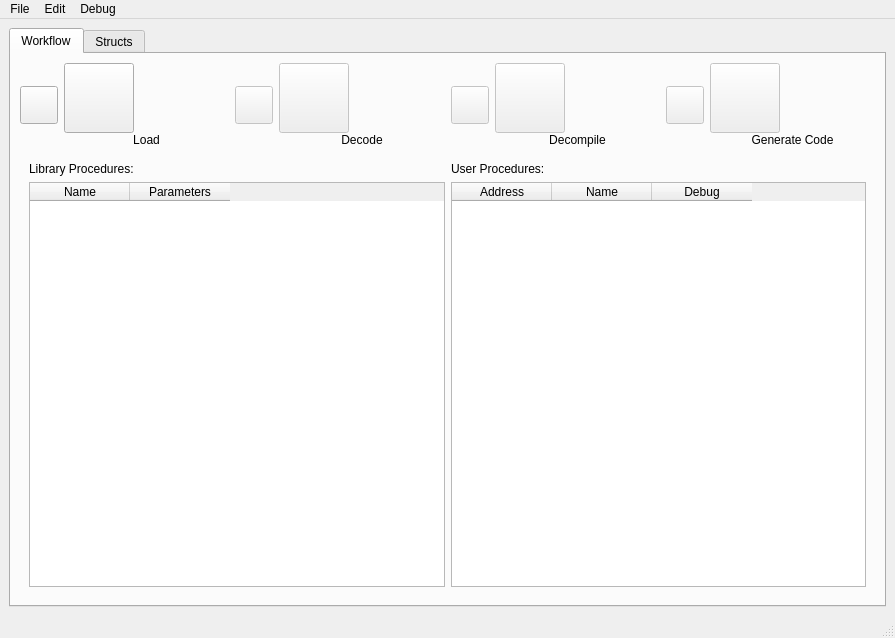
<ui version="4.0" >
 <author></author>
 <comment></comment>
 <exportmacro></exportmacro>
 <class>MainWindow</class>
 <widget class="QMainWindow" name="MainWindow" >
  <property name="geometry" >
   <rect>
    <x>0</x>
    <y>0</y>
    <width>895</width>
    <height>638</height>
   </rect>
  </property>
  <property name="windowTitle" >
   <string>MainWindow</string>
  </property>
  <widget class="QWidget" name="centralwidget" >
   <layout class="QHBoxLayout" >
    <property name="margin" >
     <number>9</number>
    </property>
    <property name="spacing" >
     <number>6</number>
    </property>
    <item>
     <widget class="QTabWidget" name="tabWidget" >
      <property name="sizePolicy" >
       <sizepolicy>
        <hsizetype>7</hsizetype>
        <vsizetype>7</vsizetype>
        <horstretch>0</horstretch>
        <verstretch>0</verstretch>
       </sizepolicy>
      </property>
      <widget class="QWidget" name="tab" >
       <attribute name="title" >
        <string>Workflow</string>
       </attribute>
       <layout class="QVBoxLayout" >
        <property name="margin" >
         <number>9</number>
        </property>
        <property name="spacing" >
         <number>6</number>
        </property>
        <item>
         <layout class="QVBoxLayout" >
          <property name="margin" >
           <number>0</number>
          </property>
          <property name="spacing" >
           <number>6</number>
          </property>
          <item>
           <layout class="QHBoxLayout" >
            <property name="margin" >
             <number>0</number>
            </property>
            <property name="spacing" >
             <number>6</number>
            </property>
            <item>
             <widget class="QPushButton" name="toLoadButton" >
              <property name="sizePolicy" >
               <sizepolicy>
                <hsizetype>0</hsizetype>
                <vsizetype>0</vsizetype>
                <horstretch>0</horstretch>
                <verstretch>0</verstretch>
               </sizepolicy>
              </property>
              <property name="minimumSize" >
               <size>
                <width>38</width>
                <height>38</height>
               </size>
              </property>
              <property name="maximumSize" >
               <size>
                <width>38</width>
                <height>38</height>
               </size>
              </property>
              <property name="text" >
               <string/>
              </property>
              <property name="icon" >
               <iconset>rarrow.bmp</iconset>
              </property>
              <property name="iconSize" >
               <size>
                <width>32</width>
                <height>32</height>
               </size>
              </property>
             </widget>
            </item>
            <item>
             <layout class="QVBoxLayout" >
              <property name="margin" >
               <number>0</number>
              </property>
              <property name="spacing" >
               <number>0</number>
              </property>
              <item>
               <widget class="QPushButton" name="loadButton" >
                <property name="enabled" >
                 <bool>true</bool>
                </property>
                <property name="sizePolicy" >
                 <sizepolicy>
                  <hsizetype>0</hsizetype>
                  <vsizetype>0</vsizetype>
                  <horstretch>0</horstretch>
                  <verstretch>0</verstretch>
                 </sizepolicy>
                </property>
                <property name="minimumSize" >
                 <size>
                  <width>70</width>
                  <height>70</height>
                 </size>
                </property>
                <property name="maximumSize" >
                 <size>
                  <width>70</width>
                  <height>70</height>
                 </size>
                </property>
                <property name="text" >
                 <string/>
                </property>
                <property name="icon" >
                 <iconset>load1.bmp</iconset>
                </property>
                <property name="iconSize" >
                 <size>
                  <width>64</width>
                  <height>64</height>
                 </size>
                </property>
               </widget>
              </item>
              <item>
               <widget class="QLabel" name="label" >
                <property name="text" >
                 <string>Load</string>
                </property>
                <property name="alignment" >
                 <set>Qt::AlignCenter</set>
                </property>
               </widget>
              </item>
             </layout>
            </item>
            <item>
             <widget class="QPushButton" name="toDecodeButton" >
              <property name="enabled" >
               <bool>false</bool>
              </property>
              <property name="sizePolicy" >
               <sizepolicy>
                <hsizetype>0</hsizetype>
                <vsizetype>0</vsizetype>
                <horstretch>0</horstretch>
                <verstretch>0</verstretch>
               </sizepolicy>
              </property>
              <property name="minimumSize" >
               <size>
                <width>38</width>
                <height>38</height>
               </size>
              </property>
              <property name="maximumSize" >
               <size>
                <width>38</width>
                <height>38</height>
               </size>
              </property>
              <property name="text" >
               <string/>
              </property>
              <property name="icon" >
               <iconset>rarrow.bmp</iconset>
              </property>
              <property name="iconSize" >
               <size>
                <width>32</width>
                <height>32</height>
               </size>
              </property>
             </widget>
            </item>
            <item>
             <layout class="QVBoxLayout" >
              <property name="margin" >
               <number>0</number>
              </property>
              <property name="spacing" >
               <number>0</number>
              </property>
              <item>
               <widget class="QPushButton" name="decodeButton" >
                <property name="enabled" >
                 <bool>false</bool>
                </property>
                <property name="sizePolicy" >
                 <sizepolicy>
                  <hsizetype>0</hsizetype>
                  <vsizetype>0</vsizetype>
                  <horstretch>0</horstretch>
                  <verstretch>0</verstretch>
                 </sizepolicy>
                </property>
                <property name="minimumSize" >
                 <size>
                  <width>70</width>
                  <height>70</height>
                 </size>
                </property>
                <property name="maximumSize" >
                 <size>
                  <width>70</width>
                  <height>70</height>
                 </size>
                </property>
                <property name="text" >
                 <string/>
                </property>
                <property name="icon" >
                 <iconset>decode.bmp</iconset>
                </property>
                <property name="iconSize" >
                 <size>
                  <width>64</width>
                  <height>64</height>
                 </size>
                </property>
               </widget>
              </item>
              <item>
               <widget class="QLabel" name="label_2" >
                <property name="text" >
                 <string>Decode</string>
                </property>
                <property name="alignment" >
                 <set>Qt::AlignCenter</set>
                </property>
               </widget>
              </item>
             </layout>
            </item>
            <item>
             <widget class="QPushButton" name="toDecompileButton" >
              <property name="enabled" >
               <bool>false</bool>
              </property>
              <property name="sizePolicy" >
               <sizepolicy>
                <hsizetype>0</hsizetype>
                <vsizetype>0</vsizetype>
                <horstretch>0</horstretch>
                <verstretch>0</verstretch>
               </sizepolicy>
              </property>
              <property name="maximumSize" >
               <size>
                <width>38</width>
                <height>38</height>
               </size>
              </property>
              <property name="text" >
               <string/>
              </property>
              <property name="icon" >
               <iconset>rarrow.bmp</iconset>
              </property>
              <property name="iconSize" >
               <size>
                <width>32</width>
                <height>32</height>
               </size>
              </property>
             </widget>
            </item>
            <item>
             <layout class="QVBoxLayout" >
              <property name="margin" >
               <number>0</number>
              </property>
              <property name="spacing" >
               <number>0</number>
              </property>
              <item>
               <widget class="QPushButton" name="decompileButton" >
                <property name="enabled" >
                 <bool>false</bool>
                </property>
                <property name="sizePolicy" >
                 <sizepolicy>
                  <hsizetype>0</hsizetype>
                  <vsizetype>0</vsizetype>
                  <horstretch>0</horstretch>
                  <verstretch>0</verstretch>
                 </sizepolicy>
                </property>
                <property name="minimumSize" >
                 <size>
                  <width>70</width>
                  <height>70</height>
                 </size>
                </property>
                <property name="maximumSize" >
                 <size>
                  <width>70</width>
                  <height>70</height>
                 </size>
                </property>
                <property name="text" >
                 <string/>
                </property>
                <property name="icon" >
                 <iconset>decompile.bmp</iconset>
                </property>
                <property name="iconSize" >
                 <size>
                  <width>64</width>
                  <height>64</height>
                 </size>
                </property>
               </widget>
              </item>
              <item>
               <widget class="QLabel" name="label_3" >
                <property name="text" >
                 <string>Decompile</string>
                </property>
                <property name="alignment" >
                 <set>Qt::AlignCenter</set>
                </property>
               </widget>
              </item>
             </layout>
            </item>
            <item>
             <widget class="QPushButton" name="toGenerateCodeButton" >
              <property name="enabled" >
               <bool>false</bool>
              </property>
              <property name="sizePolicy" >
               <sizepolicy>
                <hsizetype>0</hsizetype>
                <vsizetype>0</vsizetype>
                <horstretch>0</horstretch>
                <verstretch>0</verstretch>
               </sizepolicy>
              </property>
              <property name="minimumSize" >
               <size>
                <width>38</width>
                <height>38</height>
               </size>
              </property>
              <property name="maximumSize" >
               <size>
                <width>38</width>
                <height>38</height>
               </size>
              </property>
              <property name="text" >
               <string/>
              </property>
              <property name="icon" >
               <iconset>rarrow.bmp</iconset>
              </property>
              <property name="iconSize" >
               <size>
                <width>32</width>
                <height>32</height>
               </size>
              </property>
             </widget>
            </item>
            <item>
             <layout class="QVBoxLayout" >
              <property name="margin" >
               <number>0</number>
              </property>
              <property name="spacing" >
               <number>0</number>
              </property>
              <item>
               <widget class="QPushButton" name="generateCodeButton" >
                <property name="enabled" >
                 <bool>false</bool>
                </property>
                <property name="sizePolicy" >
                 <sizepolicy>
                  <hsizetype>0</hsizetype>
                  <vsizetype>0</vsizetype>
                  <horstretch>0</horstretch>
                  <verstretch>0</verstretch>
                 </sizepolicy>
                </property>
                <property name="minimumSize" >
                 <size>
                  <width>70</width>
                  <height>70</height>
                 </size>
                </property>
                <property name="maximumSize" >
                 <size>
                  <width>70</width>
                  <height>70</height>
                 </size>
                </property>
                <property name="text" >
                 <string/>
                </property>
                <property name="icon" >
                 <iconset>gencode.bmp</iconset>
                </property>
                <property name="iconSize" >
                 <size>
                  <width>64</width>
                  <height>64</height>
                 </size>
                </property>
               </widget>
              </item>
              <item>
               <widget class="QLabel" name="label_4" >
                <property name="text" >
                 <string>Generate Code</string>
                </property>
                <property name="alignment" >
                 <set>Qt::AlignCenter</set>
                </property>
                <property name="wordWrap" >
                 <bool>true</bool>
                </property>
               </widget>
              </item>
             </layout>
            </item>
           </layout>
          </item>
         </layout>
        </item>
        <item>
         <widget class="QStackedWidget" name="stackedWidget" >
          <property name="currentIndex" >
           <number>2</number>
          </property>
          <widget class="QWidget" name="start" >
           <layout class="QVBoxLayout" >
            <property name="margin" >
             <number>9</number>
            </property>
            <property name="spacing" >
             <number>6</number>
            </property>
            <item>
             <layout class="QHBoxLayout" >
              <property name="margin" >
               <number>0</number>
              </property>
              <property name="spacing" >
               <number>6</number>
              </property>
              <item>
               <widget class="QLabel" name="label_5" >
                <property name="text" >
                 <string>Input file:</string>
                </property>
               </widget>
              </item>
              <item>
               <widget class="QComboBox" name="inputFileComboBox" >
                <property name="sizePolicy" >
                 <sizepolicy>
                  <hsizetype>7</hsizetype>
                  <vsizetype>0</vsizetype>
                  <horstretch>0</horstretch>
                  <verstretch>0</verstretch>
                 </sizepolicy>
                </property>
                <property name="editable" >
                 <bool>true</bool>
                </property>
               </widget>
              </item>
              <item>
               <widget class="QPushButton" name="inputFileBrowseButton" >
                <property name="minimumSize" >
                 <size>
                  <width>75</width>
                  <height>23</height>
                 </size>
                </property>
                <property name="maximumSize" >
                 <size>
                  <width>75</width>
                  <height>23</height>
                 </size>
                </property>
                <property name="text" >
                 <string>Browse</string>
                </property>
               </widget>
              </item>
             </layout>
            </item>
            <item>
             <layout class="QHBoxLayout" >
              <property name="margin" >
               <number>0</number>
              </property>
              <property name="spacing" >
               <number>6</number>
              </property>
              <item>
               <widget class="QLabel" name="label_8" >
                <property name="text" >
                 <string>Output path:</string>
                </property>
               </widget>
              </item>
              <item>
               <widget class="QComboBox" name="outputPathComboBox" >
                <property name="sizePolicy" >
                 <sizepolicy>
                  <hsizetype>7</hsizetype>
                  <vsizetype>0</vsizetype>
                  <horstretch>0</horstretch>
                  <verstretch>0</verstretch>
                 </sizepolicy>
                </property>
                <property name="editable" >
                 <bool>true</bool>
                </property>
                <item>
                 <property name="text" >
                  <string>./output</string>
                 </property>
                </item>
               </widget>
              </item>
              <item>
               <widget class="QPushButton" name="outputPathBrowseButton" >
                <property name="minimumSize" >
                 <size>
                  <width>75</width>
                  <height>23</height>
                 </size>
                </property>
                <property name="maximumSize" >
                 <size>
                  <width>75</width>
                  <height>23</height>
                 </size>
                </property>
                <property name="text" >
                 <string>Browse</string>
                </property>
               </widget>
              </item>
             </layout>
            </item>
            <item>
             <widget class="QCheckBox" name="enableDebugCheckBox" >
              <property name="text" >
               <string>Enable Debugging</string>
              </property>
             </widget>
            </item>
            <item>
             <spacer>
              <property name="orientation" >
               <enum>Qt::Vertical</enum>
              </property>
              <property name="sizeHint" >
               <size>
                <width>20</width>
                <height>40</height>
               </size>
              </property>
             </spacer>
            </item>
           </layout>
          </widget>
          <widget class="QWidget" name="load" >
           <layout class="QVBoxLayout" >
            <property name="margin" >
             <number>9</number>
            </property>
            <property name="spacing" >
             <number>6</number>
            </property>
            <item>
             <layout class="QHBoxLayout" >
              <property name="margin" >
               <number>0</number>
              </property>
              <property name="spacing" >
               <number>6</number>
              </property>
              <item>
               <widget class="QLabel" name="label_10" >
                <property name="text" >
                 <string>Source architecture is</string>
                </property>
               </widget>
              </item>
              <item>
               <widget class="QLabel" name="machineTypeLabel" >
                <property name="text" >
                 <string>&lt;machine type></string>
                </property>
               </widget>
              </item>
              <item>
               <spacer>
                <property name="orientation" >
                 <enum>Qt::Horizontal</enum>
                </property>
                <property name="sizeHint" >
                 <size>
                  <width>40</width>
                  <height>20</height>
                 </size>
                </property>
               </spacer>
              </item>
             </layout>
            </item>
            <item>
             <layout class="QHBoxLayout" >
              <property name="margin" >
               <number>0</number>
              </property>
              <property name="spacing" >
               <number>6</number>
              </property>
              <item>
               <layout class="QVBoxLayout" >
                <property name="margin" >
                 <number>0</number>
                </property>
                <property name="spacing" >
                 <number>6</number>
                </property>
                <item>
                 <layout class="QHBoxLayout" >
                  <property name="margin" >
                   <number>0</number>
                  </property>
                  <property name="spacing" >
                   <number>6</number>
                  </property>
                  <item>
                   <widget class="QLabel" name="label_12" >
                    <property name="text" >
                     <string>Found entrypoints:</string>
                    </property>
                   </widget>
                  </item>
                  <item>
                   <spacer>
                    <property name="orientation" >
                     <enum>Qt::Horizontal</enum>
                    </property>
                    <property name="sizeHint" >
                     <size>
                      <width>40</width>
                      <height>20</height>
                     </size>
                    </property>
                   </spacer>
                  </item>
                 </layout>
                </item>
                <item>
                 <widget class="QTableWidget" name="entrypoints" >
                  <property name="showGrid" >
                   <bool>false</bool>
                  </property>
                  <column>
                   <property name="text" >
                    <string>Address</string>
                   </property>
                  </column>
                  <column>
                   <property name="text" >
                    <string>Name</string>
                   </property>
                  </column>
                 </widget>
                </item>
                <item>
                 <layout class="QHBoxLayout" >
                  <property name="margin" >
                   <number>0</number>
                  </property>
                  <property name="spacing" >
                   <number>6</number>
                  </property>
                  <item>
                   <widget class="QLineEdit" name="addressEdit" >
                    <property name="sizePolicy" >
                     <sizepolicy>
                      <hsizetype>0</hsizetype>
                      <vsizetype>0</vsizetype>
                      <horstretch>0</horstretch>
                      <verstretch>0</verstretch>
                     </sizepolicy>
                    </property>
                   </widget>
                  </item>
                  <item>
                   <widget class="QLineEdit" name="nameEdit" />
                  </item>
                  <item>
                   <widget class="QPushButton" name="AddButton" >
                    <property name="enabled" >
                     <bool>false</bool>
                    </property>
                    <property name="maximumSize" >
                     <size>
                      <width>51</width>
                      <height>16777215</height>
                     </size>
                    </property>
                    <property name="text" >
                     <string>Add</string>
                    </property>
                   </widget>
                  </item>
                  <item>
                   <widget class="QPushButton" name="removeButton" >
                    <property name="enabled" >
                     <bool>false</bool>
                    </property>
                    <property name="maximumSize" >
                     <size>
                      <width>71</width>
                      <height>16777215</height>
                     </size>
                    </property>
                    <property name="text" >
                     <string>Remove</string>
                    </property>
                   </widget>
                  </item>
                 </layout>
                </item>
               </layout>
              </item>
              <item>
               <layout class="QVBoxLayout" >
                <property name="margin" >
                 <number>0</number>
                </property>
                <property name="spacing" >
                 <number>6</number>
                </property>
                <item>
                 <layout class="QHBoxLayout" >
                  <property name="margin" >
                   <number>0</number>
                  </property>
                  <property name="spacing" >
                   <number>6</number>
                  </property>
                  <item>
                   <widget class="QLabel" name="label_11" >
                    <property name="text" >
                     <string>Sections:</string>
                    </property>
                   </widget>
                  </item>
                  <item>
                   <spacer>
                    <property name="orientation" >
                     <enum>Qt::Horizontal</enum>
                    </property>
                    <property name="sizeHint" >
                     <size>
                      <width>40</width>
                      <height>20</height>
                     </size>
                    </property>
                   </spacer>
                  </item>
                 </layout>
                </item>
                <item>
                 <widget class="QTableWidget" name="sections" >
                  <property name="showGrid" >
                   <bool>false</bool>
                  </property>
                  <column>
                   <property name="text" >
                    <string>Name</string>
                   </property>
                  </column>
                  <column>
                   <property name="text" >
                    <string>Start</string>
                   </property>
                  </column>
                  <column>
                   <property name="text" >
                    <string>End</string>
                   </property>
                  </column>
                 </widget>
                </item>
               </layout>
              </item>
             </layout>
            </item>
           </layout>
          </widget>
          <widget class="QWidget" name="decode" >
           <layout class="QVBoxLayout" >
            <property name="margin" >
             <number>9</number>
            </property>
            <property name="spacing" >
             <number>6</number>
            </property>
            <item>
             <layout class="QHBoxLayout" >
              <property name="margin" >
               <number>0</number>
              </property>
              <property name="spacing" >
               <number>6</number>
              </property>
              <item>
               <layout class="QVBoxLayout" >
                <property name="margin" >
                 <number>0</number>
                </property>
                <property name="spacing" >
                 <number>6</number>
                </property>
                <item>
                 <widget class="QLabel" name="label_7" >
                  <property name="text" >
                   <string>Library Procedures:</string>
                  </property>
                 </widget>
                </item>
                <item>
                 <widget class="QTableWidget" name="libProcs" >
                  <property name="editTriggers" >
                   <set>QAbstractItemView::NoEditTriggers</set>
                  </property>
                  <property name="selectionMode" >
                   <enum>QAbstractItemView::SingleSelection</enum>
                  </property>
                  <property name="selectionBehavior" >
                   <enum>QAbstractItemView::SelectRows</enum>
                  </property>
                  <property name="showGrid" >
                   <bool>false</bool>
                  </property>
                  <property name="sortingEnabled" >
                   <bool>true</bool>
                  </property>
                  <column>
                   <property name="text" >
                    <string>Name</string>
                   </property>
                  </column>
                  <column>
                   <property name="text" >
                    <string>Parameters</string>
                   </property>
                  </column>
                 </widget>
                </item>
               </layout>
              </item>
              <item>
               <layout class="QVBoxLayout" >
                <property name="margin" >
                 <number>0</number>
                </property>
                <property name="spacing" >
                 <number>6</number>
                </property>
                <item>
                 <widget class="QLabel" name="label_6" >
                  <property name="text" >
                   <string>User Procedures:</string>
                  </property>
                 </widget>
                </item>
                <item>
                 <widget class="QTableWidget" name="userProcs" >
                  <property name="editTriggers" >
                   <set>QAbstractItemView::AnyKeyPressed|QAbstractItemView::DoubleClicked|QAbstractItemView::EditKeyPressed|QAbstractItemView::NoEditTriggers</set>
                  </property>
                  <property name="showGrid" >
                   <bool>false</bool>
                  </property>
                  <property name="columnCount" >
                   <number>3</number>
                  </property>
                  <property name="sortingEnabled" >
                   <bool>true</bool>
                  </property>
                  <column>
                   <property name="text" >
                    <string>Address</string>
                   </property>
                  </column>
                  <column>
                   <property name="text" >
                    <string>Name</string>
                   </property>
                  </column>
                  <column>
                   <property name="text" >
                    <string>Debug</string>
                   </property>
                  </column>
                 </widget>
                </item>
               </layout>
              </item>
             </layout>
            </item>
           </layout>
          </widget>
          <widget class="QWidget" name="Decompile" >
           <layout class="QVBoxLayout" >
            <property name="margin" >
             <number>9</number>
            </property>
            <property name="spacing" >
             <number>6</number>
            </property>
            <item>
             <layout class="QHBoxLayout" >
              <property name="margin" >
               <number>0</number>
              </property>
              <property name="spacing" >
               <number>6</number>
              </property>
              <item>
               <widget class="QLabel" name="label_9" >
                <property name="text" >
                 <string>Decompiling... </string>
                </property>
               </widget>
              </item>
              <item>
               <widget class="QProgressBar" name="progressDecompile" >
                <property name="value" >
                 <number>24</number>
                </property>
                <property name="orientation" >
                 <enum>Qt::Horizontal</enum>
                </property>
               </widget>
              </item>
             </layout>
            </item>
            <item>
             <widget class="QTreeWidget" name="decompileProcsTreeWidget" >
              <property name="editTriggers" >
               <set>QAbstractItemView::AnyKeyPressed|QAbstractItemView::DoubleClicked|QAbstractItemView::EditKeyPressed|QAbstractItemView::NoEditTriggers</set>
              </property>
              <property name="itemsExpandable" >
               <bool>true</bool>
              </property>
              <column>
               <property name="text" >
                <string>Name</string>
               </property>
              </column>
             </widget>
            </item>
           </layout>
          </widget>
          <widget class="QWidget" name="Generate Code" >
           <layout class="QVBoxLayout" >
            <property name="margin" >
             <number>9</number>
            </property>
            <property name="spacing" >
             <number>6</number>
            </property>
            <item>
             <layout class="QHBoxLayout" >
              <property name="margin" >
               <number>0</number>
              </property>
              <property name="spacing" >
               <number>6</number>
              </property>
              <item>
               <widget class="QLabel" name="label_13" >
                <property name="text" >
                 <string>Generating code...</string>
                </property>
               </widget>
              </item>
              <item>
               <widget class="QProgressBar" name="progressGenerateCode" >
                <property name="value" >
                 <number>24</number>
                </property>
                <property name="orientation" >
                 <enum>Qt::Horizontal</enum>
                </property>
               </widget>
              </item>
             </layout>
            </item>
            <item>
             <widget class="QTreeWidget" name="clusters" >
              <column>
               <property name="text" >
                <string/>
               </property>
              </column>
             </widget>
            </item>
            <item>
             <layout class="QHBoxLayout" >
              <property name="margin" >
               <number>0</number>
              </property>
              <property name="spacing" >
               <number>6</number>
              </property>
              <item>
               <widget class="QLineEdit" name="newFileEdit" />
              </item>
              <item>
               <widget class="QPushButton" name="newFileButton" >
                <property name="enabled" >
                 <bool>false</bool>
                </property>
                <property name="text" >
                 <string>Add File</string>
                </property>
               </widget>
              </item>
             </layout>
            </item>
           </layout>
          </widget>
         </widget>
        </item>
       </layout>
      </widget>
      <widget class="QWidget" name="tab_2" >
       <attribute name="title" >
        <string>Structs</string>
       </attribute>
       <layout class="QVBoxLayout" >
        <property name="margin" >
         <number>9</number>
        </property>
        <property name="spacing" >
         <number>6</number>
        </property>
        <item>
         <layout class="QHBoxLayout" >
          <property name="margin" >
           <number>0</number>
          </property>
          <property name="spacing" >
           <number>6</number>
          </property>
          <item>
           <widget class="QLabel" name="label_14" >
            <property name="text" >
             <string>Name:</string>
            </property>
           </widget>
          </item>
          <item>
           <widget class="QLineEdit" name="structName" />
          </item>
         </layout>
        </item>
        <item>
         <widget class="QTableWidget" name="structMembers" >
          <property name="showGrid" >
           <bool>false</bool>
          </property>
          <column>
           <property name="text" >
            <string>Offset</string>
           </property>
          </column>
          <column>
           <property name="text" >
            <string>Offset (bytes)</string>
           </property>
          </column>
          <column>
           <property name="text" >
            <string>Name</string>
           </property>
          </column>
          <column>
           <property name="text" >
            <string>Size</string>
           </property>
          </column>
         </widget>
        </item>
       </layout>
      </widget>
     </widget>
    </item>
   </layout>
  </widget>
  <widget class="QMenuBar" name="menubar" >
   <property name="geometry" >
    <rect>
     <x>0</x>
     <y>0</y>
     <width>895</width>
     <height>21</height>
    </rect>
   </property>
   <widget class="QMenu" name="menuFile" >
    <property name="title" >
     <string>File</string>
    </property>
    <addaction name="actionOpen" />
    <addaction name="actionSave" />
    <addaction name="actionClose" />
    <addaction name="separator" />
    <addaction name="actionExit" />
   </widget>
   <widget class="QMenu" name="menuWindow" >
    <property name="title" >
     <string>Edit</string>
    </property>
    <addaction name="actionCut" />
    <addaction name="actionCopy" />
    <addaction name="actionPaste" />
    <addaction name="actionDelete" />
    <addaction name="separator" />
    <addaction name="actionFind" />
    <addaction name="actionFind_Next" />
    <addaction name="actionGo_To" />
    <addaction name="separator" />
    <addaction name="actionSelect_All" />
   </widget>
   <widget class="QMenu" name="menuDebug_2" >
    <property name="title" >
     <string>Debug</string>
    </property>
    <addaction name="actionEnable" />
    <addaction name="actionStep" />
    <addaction name="actionStructs" />
   </widget>
   <addaction name="menuFile" />
   <addaction name="menuWindow" />
   <addaction name="menuDebug_2" />
  </widget>
  <widget class="QStatusBar" name="statusbar" >
   <property name="geometry" >
    <rect>
     <x>0</x>
     <y>619</y>
     <width>895</width>
     <height>19</height>
    </rect>
   </property>
  </widget>
  <action name="actionNew" >
   <property name="text" >
    <string>New</string>
   </property>
  </action>
  <action name="actionExit" >
   <property name="text" >
    <string>Exit</string>
   </property>
  </action>
  <action name="actionOpen" >
   <property name="enabled" >
    <bool>true</bool>
   </property>
   <property name="text" >
    <string>Open</string>
   </property>
  </action>
  <action name="actionClose" >
   <property name="enabled" >
    <bool>false</bool>
   </property>
   <property name="text" >
    <string>Close</string>
   </property>
  </action>
  <action name="actionStep" >
   <property name="enabled" >
    <bool>false</bool>
   </property>
   <property name="text" >
    <string>Step</string>
   </property>
  </action>
  <action name="actionEnable" >
   <property name="checkable" >
    <bool>true</bool>
   </property>
   <property name="text" >
    <string>Enable</string>
   </property>
  </action>
  <action name="actionSave" >
   <property name="enabled" >
    <bool>false</bool>
   </property>
   <property name="text" >
    <string>Save</string>
   </property>
   <property name="shortcut" >
    <string>Ctrl+S</string>
   </property>
  </action>
  <action name="actionCut" >
   <property name="text" >
    <string>Cut</string>
   </property>
   <property name="shortcut" >
    <string>Ctrl+X</string>
   </property>
  </action>
  <action name="actionCopy" >
   <property name="text" >
    <string>Copy</string>
   </property>
   <property name="shortcut" >
    <string>Ctrl+C</string>
   </property>
  </action>
  <action name="actionPaste" >
   <property name="text" >
    <string>Paste</string>
   </property>
   <property name="shortcut" >
    <string>Ctrl+V</string>
   </property>
  </action>
  <action name="actionDelete" >
   <property name="text" >
    <string>Delete</string>
   </property>
   <property name="shortcut" >
    <string>Del</string>
   </property>
  </action>
  <action name="actionSelect_All" >
   <property name="text" >
    <string>Select All</string>
   </property>
   <property name="shortcut" >
    <string>Ctrl+A</string>
   </property>
  </action>
  <action name="actionFind" >
   <property name="text" >
    <string>Find...</string>
   </property>
   <property name="shortcut" >
    <string>Ctrl+F</string>
   </property>
  </action>
  <action name="actionFind_Next" >
   <property name="text" >
    <string>Find Next</string>
   </property>
   <property name="shortcut" >
    <string>F3</string>
   </property>
  </action>
  <action name="actionGo_To" >
   <property name="text" >
    <string>Go To...</string>
   </property>
   <property name="shortcut" >
    <string>Ctrl+G</string>
   </property>
  </action>
  <action name="actionSelect_All" >
   <property name="text" >
    <string>Select All</string>
   </property>
  </action>
  <action name="actionStructs" >
   <property name="text" >
    <string>Structs</string>
   </property>
  </action>
 </widget>
 <pixmapfunction></pixmapfunction>
 <resources/>
 <connections>
  <connection>
   <sender>actionExit</sender>
   <signal>activated()</signal>
   <receiver>MainWindow</receiver>
   <slot>close()</slot>
   <hints>
    <hint type="sourcelabel" >
     <x>-1</x>
     <y>-1</y>
    </hint>
    <hint type="destinationlabel" >
     <x>450</x>
     <y>354</y>
    </hint>
   </hints>
  </connection>
  <connection>
   <sender>enableDebugCheckBox</sender>
   <signal>toggled(bool)</signal>
   <receiver>actionEnable</receiver>
   <slot>setChecked(bool)</slot>
   <hints>
    <hint type="sourcelabel" >
     <x>450</x>
     <y>281</y>
    </hint>
    <hint type="destinationlabel" >
     <x>-1</x>
     <y>-1</y>
    </hint>
   </hints>
  </connection>
 </connections>
</ui>
